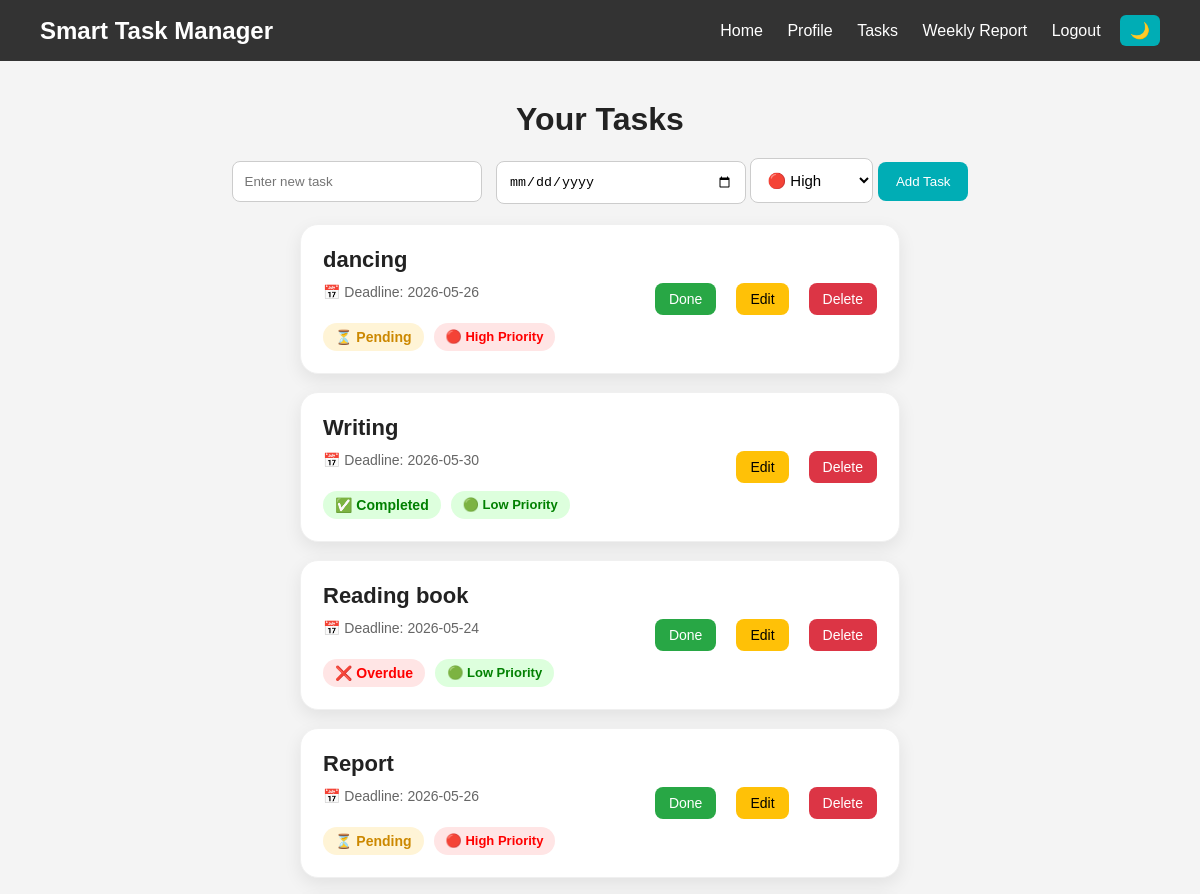
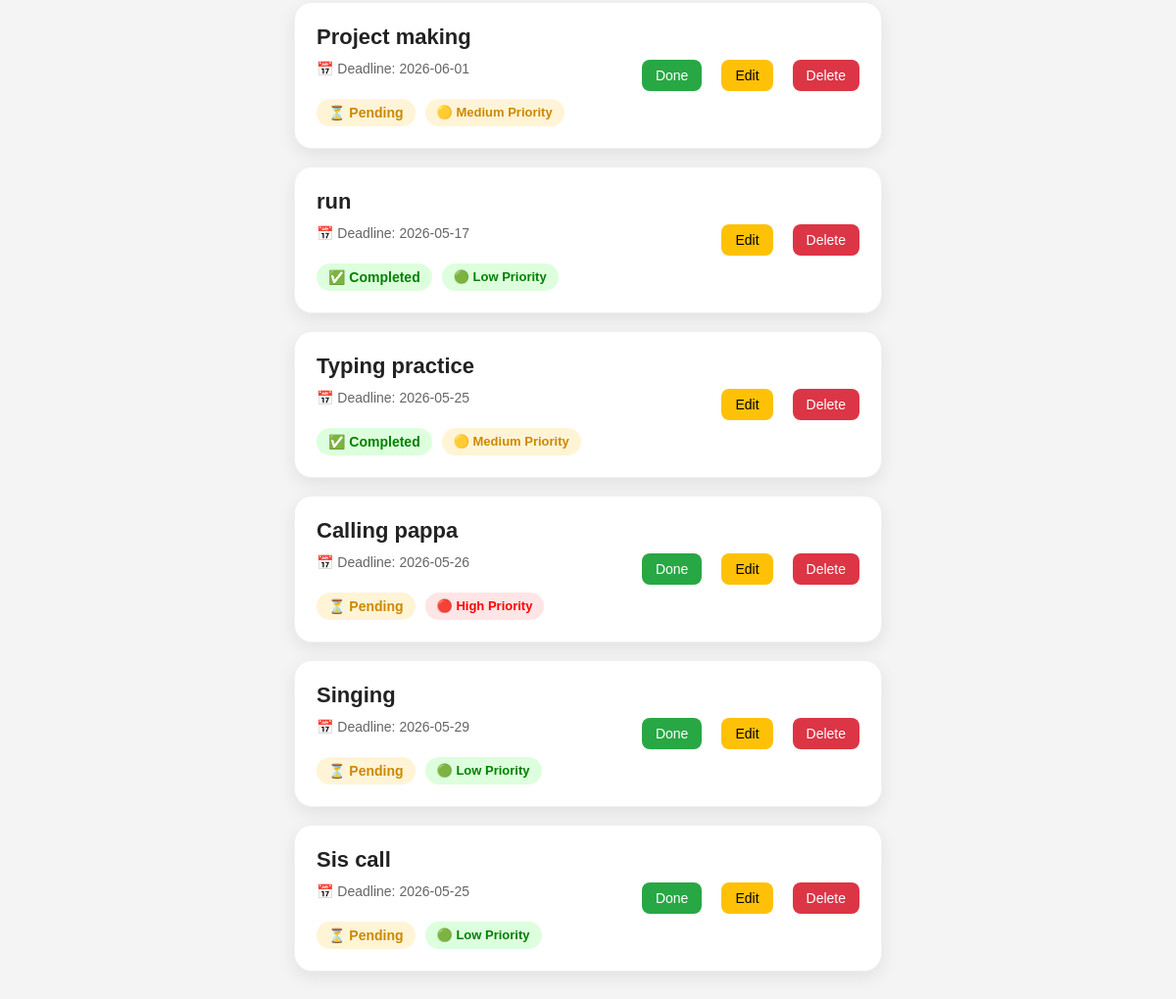
/tasks (signed in), run on the app's committed database (2 pictures, top to bottom).
### tables this page shows
CREATE TABLE tasks (
        id INTEGER PRIMARY KEY AUTOINCREMENT,
        username TEXT,
        task TEXT,
        status TEXT DEFAULT 'pending',
        deadline TEXT,
        priority TEXT DEFAULT 'Medium',
        created_at TEXT,
        completed_at TEXT
    );

### app.py (the view, shortened to what this page needs)
@app.route('/tasks', methods=['GET', 'POST'])
def tasks():
    if 'user' not in session:
        return redirect('/login')
    conn = sqlite3.connect("data.db")
    c = conn.cursor()
    c.execute("SELECT * FROM tasks WHERE username=?",
              (session['user'],))
    data = c.fetchall()
    conn.close()
    today = datetime.now().date()
    updated_tasks = []
    for task in data:
        try:
            deadline_date = datetime.strptime(task[4], "%Y-%m-%d").date()
        except ValueError:
            deadline_date = None
        updated_tasks.append(
        (
            task[0],#id
            task[1],#username
            task[2],#task
            task[3],#status
            deadline_date,
            task[5] #priority
        )
    )
    return render_template('tasks.html', tasks=updated_tasks,today=today)

### templates/tasks.html (shortened to what this page needs)
    {% extends "base.html" %}
    {% block content %}
    <div class="tasks-page">
        <h1>Your Tasks</h1>
        <form method="POST" action="/tasks" class="task-form">
            <input type="text" name="task" placeholder="Enter new task" required>
            <input type="date" name="deadline" required>
            <select name="priority" required>
                <option value="High">🔴 High</option>
            </select>
            <button type="submit">Add Task</button>
        </form>
        <ul class="task-list">
            {% for task in tasks %}
            <li class="task-item">
                <div class="task-left">
                    <h3>{{ task[2] }}</h3>
                    <small>
                        📅 Deadline: {{ task[4] }}
                    </small>
                    <br>
                    <div class="task-badges">
                    {% if task[3] == 'completed' %}
                    <span class="completed-badge">
                        ✅ Completed
                    </span>
                    {% elif task[4] < today %} <span class="overdue-badge">
                        ❌ Overdue
                        </span>
                        {% else %}
                        <span class="pending-badge">
                            ⏳ Pending
                        </span>
                        {% endif %}
                        {% if task[5]|lower == 'high' %}
                        <span class="high-priority">
                            🔴 High Priority
                        </span>
                        {% elif task[5]|lower == 'medium' %}
                        <span class="medium-priority">
                            🟡 Medium Priority
                        </span>
                        {% else %}
                        <span class="low-priority">
                            🟢 Low Priority
                        </span>
                        {% endif %}
                        </div>
                </div>
                <div class="task-actions">
                    {% if task[3] == 'pending' %}
                    <a href="/complete/{{ task[0] }}" class="done-btn">
                        Done
                    </a>
                    {% endif %}
                    <a href="/edit/{{ task[0] }}" class="edit-btn">
                        Edit
                    </a>
                    <a href="/delete/{{ task[0] }}" class="delete-btn">
                        Delete
                    </a>
                </div>
            </li>
            {% endfor %}
        </ul>
    </div>
    {% endblock %}

### static/style.css (style rules this page uses)
body, nav, .login-box, .feature-card, .task-item, .card, .stat-card, .extra-card, table, input, button { transition: background-color 0.3s ease, color 0.3s ease, border-color 0.3s ease; }
* { margin: 0; padding: 0; box-sizing: border-box; }
body { font-family: Arial, sans-serif; background-color: #f4f4f4; }
.tasks-page { padding: 40px; text-align: center; }
.tasks-page h1 { margin-bottom: 20px; color: #222; }
.task-form { margin-bottom: 20px; }
.task-form input { padding: 12px; width: 250px; border: 1px solid #ccc; border-radius: 8px; }
.task-form button { padding: 12px 18px; border: none; background-color: #00adb5; color: white; border-radius: 8px; cursor: pointer; }
.task-list { list-style: none; padding: 0; max-width: 600px; margin: auto; }
.task-list a { margin-left: 10px; text-decoration: none; color: #00adb5; }
.task-badges { display: flex; gap: 10px; flex-wrap: wrap; margin-top: 12px; }
.task-item { background: white; margin: 18px 0; padding: 22px; border-radius: 18px; display: flex; justify-content: space-between; align-items: center; gap: 20px; box-shadow: 0 6px 18px rgba(0,0,0,0.08); border: 1px solid #f0f0f0; transition: all 0.3s ease; }
.task-left { text-align: left; }
.task-left h3 { margin-bottom: 10px; color: #222; font-size: 22px; font-weight: 600; }
.task-left small { color: #666; font-size: 14px; }
.completed-badge { display: inline-block; margin-top: 10px; background: #ddffdd; color: green; padding: 6px 12px; border-radius: 20px; font-size: 14px; font-weight: bold; }
.pending-badge { display: inline-block; margin-top: 10px; background: #fff4d6; color: #cc8800; padding: 6px 12px; border-radius: 20px; font-size: 14px; font-weight: bold; }
.overdue-badge { display: inline-block; margin-top: 10px; background: #ffe5e5; color: red; padding: 6px 12px; border-radius: 20px; font-size: 14px; font-weight: bold; }
.task-form input[type="date"] { padding: 12px; border: 1px solid #ccc; border-radius: 8px; margin-left: 10px; }
.task-actions .done-btn, .task-actions .delete-btn { padding: 8px 14px; border: none; border-radius: 8px; font-size: 14px; cursor: pointer; font-weight: 500; transition: all 0.2s ease-in-out; text-decoration: none; display: inline-block; }
.task-actions .done-btn { background-color: #28a745; color: white; }
.task-actions .delete-btn { background-color: #dc3545; color: white; }
.task-actions { display: flex; gap: 10px; align-items: center; flex-wrap: wrap; }
html { scroll-behavior: smooth; }
button, .hero-btn, .done-btn, .delete-btn { transition: all 0.3s ease; }
.task-actions .edit-btn { background-color: #ffc107; color: black; padding: 8px 14px; border-radius: 8px; text-decoration: none; font-size: 14px; font-weight: 500; transition: 0.2s; }
.high-priority, .medium-priority, .low-priority { display: inline-block; margin-top: 10px; padding: 6px 12px; border-radius: 20px; font-size: 13px; font-weight: bold; }
.high-priority { background-color: #ffe5e5; color: #ff0000; }
.medium-priority { background-color: #fff4d6; color: #cc8800; }
.low-priority { background-color: #ddffdd; color: green; }
select { padding: 12px; border-radius: 8px; border: 1px solid #ccc; font-size: 15px; background-color: white; cursor: pointer; transition: all 0.3s ease; }

### data on the page
tasks: task "dancing", deadline "2026-05-26", status "⏳ Pending", priority "🔴 High Priority"
tasks: task "Writing", deadline "2026-05-30", status "✅ Completed", priority "🟢 Low Priority"
tasks: task "Reading book", deadline "2026-05-24", status "❌ Overdue", priority "🟢 Low Priority"
tasks: task "Report", deadline "2026-05-26", status "⏳ Pending", priority "🔴 High Priority"
tasks: task "Project making", deadline "2026-06-01", status "⏳ Pending", priority "🟡 Medium Priority"
tasks: task "run", deadline "2026-05-17", status "✅ Completed", priority "🟢 Low Priority"
tasks: task "Typing practice", task "2026-05-25", status "✅ Completed", priority "🟡 Medium Priority"
tasks: task "Calling pappa", deadline "2026-05-26", status "⏳ Pending", priority "🔴 High Priority"
tasks: task "Singing", deadline "2026-05-29", status "⏳ Pending", priority "🟢 Low Priority"
tasks: task "Sis call", task "2026-05-25", status "⏳ Pending", priority "🟢 Low Priority"
